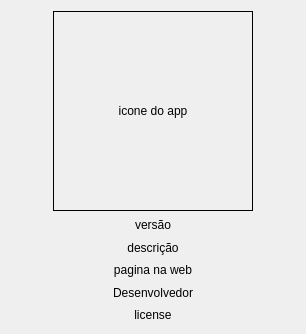
<?xml version="1.0" encoding="UTF-8"?>
<ui version="4.0">
 <class>Form</class>
 <widget class="QWidget" name="Form">
  <property name="geometry">
   <rect>
    <x>0</x>
    <y>0</y>
    <width>306</width>
    <height>334</height>
   </rect>
  </property>
  <property name="windowTitle">
   <string>Form</string>
  </property>
  <layout class="QVBoxLayout" name="verticalLayout">
   <item>
    <layout class="QHBoxLayout" name="horizontalLayout">
     <item>
      <spacer name="horizontalSpacer">
       <property name="orientation">
        <enum>Qt::Horizontal</enum>
       </property>
       <property name="sizeHint" stdset="0">
        <size>
         <width>40</width>
         <height>20</height>
        </size>
       </property>
      </spacer>
     </item>
     <item>
      <widget class="QLabel" name="label">
       <property name="sizePolicy">
        <sizepolicy hsizetype="Preferred" vsizetype="Preferred">
         <horstretch>0</horstretch>
         <verstretch>0</verstretch>
        </sizepolicy>
       </property>
       <property name="minimumSize">
        <size>
         <width>200</width>
         <height>200</height>
        </size>
       </property>
       <property name="maximumSize">
        <size>
         <width>200</width>
         <height>200</height>
        </size>
       </property>
       <property name="frameShape">
        <enum>QFrame::Box</enum>
       </property>
       <property name="text">
        <string>icone do app</string>
       </property>
       <property name="scaledContents">
        <bool>true</bool>
       </property>
       <property name="alignment">
        <set>Qt::AlignCenter</set>
       </property>
      </widget>
     </item>
     <item>
      <spacer name="horizontalSpacer_2">
       <property name="orientation">
        <enum>Qt::Horizontal</enum>
       </property>
       <property name="sizeHint" stdset="0">
        <size>
         <width>40</width>
         <height>20</height>
        </size>
       </property>
      </spacer>
     </item>
    </layout>
   </item>
   <item>
    <widget class="QLabel" name="version">
     <property name="text">
      <string>versão</string>
     </property>
     <property name="alignment">
      <set>Qt::AlignCenter</set>
     </property>
    </widget>
   </item>
   <item>
    <widget class="QLabel" name="description_app">
     <property name="text">
      <string>descrição</string>
     </property>
     <property name="alignment">
      <set>Qt::AlignCenter</set>
     </property>
    </widget>
   </item>
   <item>
    <widget class="QLabel" name="webpage">
     <property name="text">
      <string>pagina na web</string>
     </property>
     <property name="alignment">
      <set>Qt::AlignCenter</set>
     </property>
    </widget>
   </item>
   <item>
    <widget class="QLabel" name="developer">
     <property name="text">
      <string>Desenvolvedor</string>
     </property>
     <property name="alignment">
      <set>Qt::AlignCenter</set>
     </property>
    </widget>
   </item>
   <item>
    <widget class="QLabel" name="license">
     <property name="text">
      <string>license</string>
     </property>
     <property name="alignment">
      <set>Qt::AlignCenter</set>
     </property>
    </widget>
   </item>
  </layout>
 </widget>
 <resources/>
 <connections/>
</ui>
